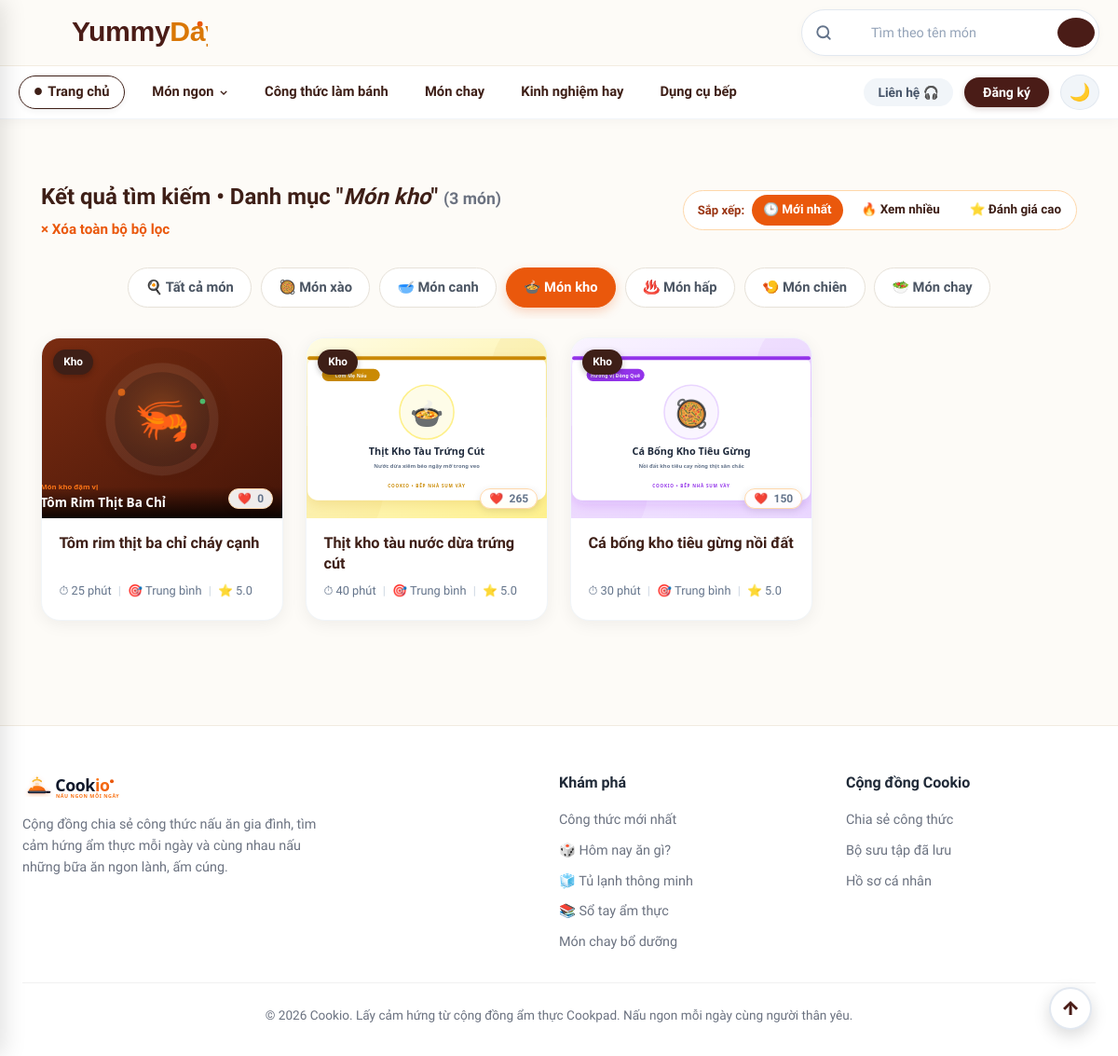
/index.php?cat=Món+kho, run on an earlier commit of the app's database.
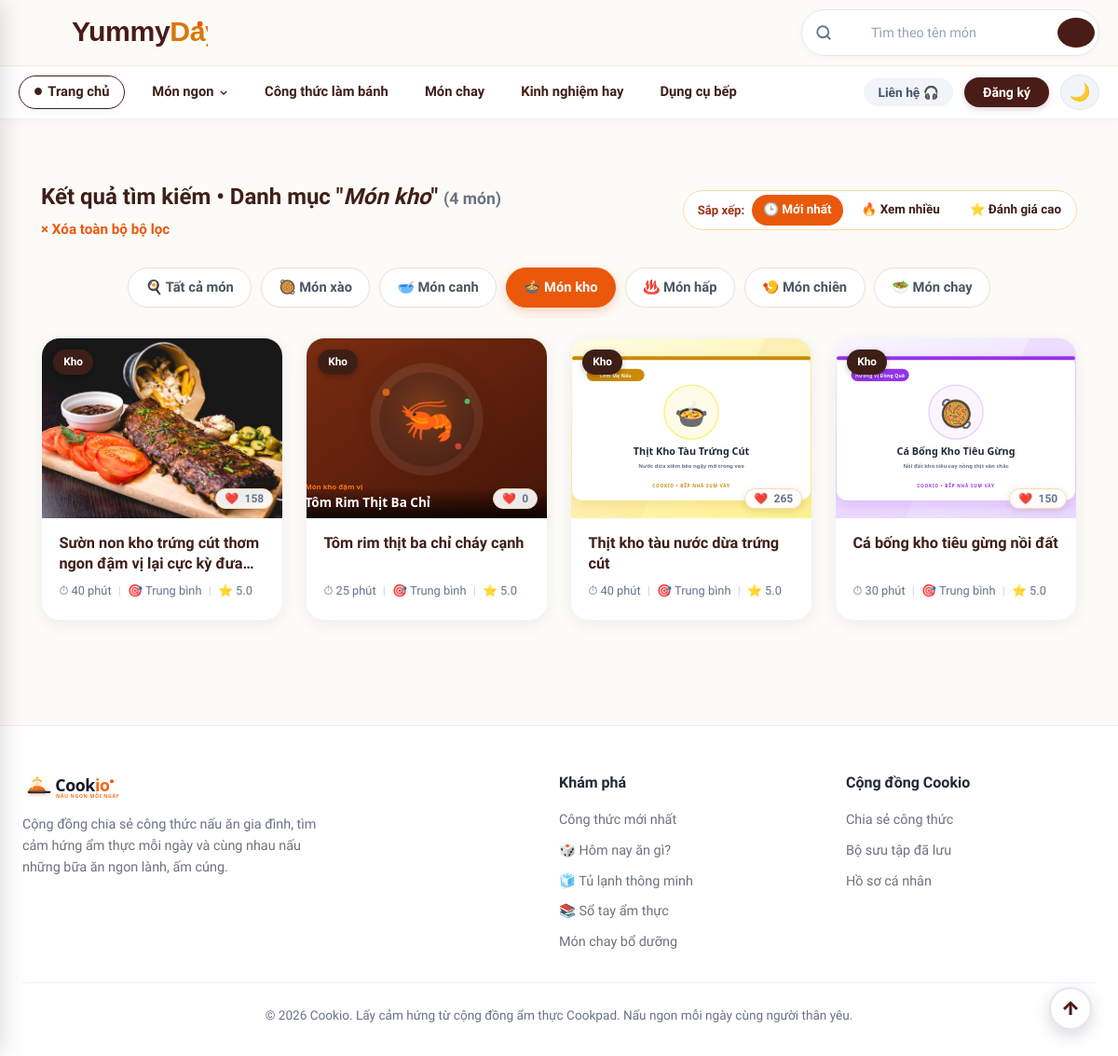
And on a later commit of the database.
### tables this page shows
CREATE TABLE recipes (
    id INT UNSIGNED AUTO_INCREMENT PRIMARY KEY,
    title VARCHAR(200) NOT NULL,
    description TEXT NULL,
    category VARCHAR(50) NOT NULL DEFAULT 'Món chính',
    cooking_time VARCHAR(50) NOT NULL DEFAULT '30 phút',
    servings VARCHAR(50) NOT NULL DEFAULT '2 - 4 người',
    ingredients TEXT NOT NULL,
    instructions TEXT NOT NULL,
    tips TEXT NULL,
    calories INT UNSIGNED NULL DEFAULT NULL,
    protein INT UNSIGNED NULL DEFAULT NULL,
    carbs INT UNSIGNED NULL DEFAULT NULL,
    fat INT UNSIGNED NULL DEFAULT NULL,
    dietary_tags VARCHAR(255) NULL DEFAULT NULL,
    image_url VARCHAR(255) NULL,
    author_id INT UNSIGNED NOT NULL,
    status ENUM('pending', 'approved', 'rejected') NOT NULL DEFAULT 'pending',
    views_count INT UNSIGNED NOT NULL DEFAULT 0,
    likes_count INT UNSIGNED NOT NULL DEFAULT 0,
    created_at TIMESTAMP NOT NULL DEFAULT CURRENT_TIMESTAMP,
    updated_at TIMESTAMP NOT NULL DEFAULT CURRENT_TIMESTAMP ON UPDATE CURRENT_TIMESTAMP,
    CONSTRAINT fk_recipes_author FOREIGN KEY (author_id) REFERENCES users(id) ON DELETE CASCADE,
    INDEX idx_recipes_status (status),
    INDEX idx_recipes_author (author_id),
    INDEX idx_recipes_category (category)
);

### config/config.php (called while the page is built, shortened)
<?php
function e(?string $value): string
{
    return htmlspecialchars($value ?? '', ENT_QUOTES, 'UTF-8');
}

### includes/db.php (called while the page is built, shortened)
<?php
require_once __DIR__ . '/../config/config.php';
function db(): PDO
{
    static $connection;
    if (!$connection instanceof PDO) {
        $connection = new PDO(
            'mysql:host=' . DB_HOST . ';dbname=' . DB_NAME . ';charset=utf8mb4',
            DB_USER,
            DB_PASS,
            [
                PDO::ATTR_ERRMODE => PDO::ERRMODE_EXCEPTION,
                PDO::ATTR_DEFAULT_FETCH_MODE => PDO::FETCH_ASSOC,
                PDO::ATTR_EMULATE_PREPARES => false,
            ]
        );
    }
    return $connection;
}

### index.php (the view, shortened to what the rows shown need)
<?php
require_once __DIR__ . '/config/config.php';
require_once __DIR__ . '/includes/db.php';
$searchQuery = trim((string) ($_GET['q'] ?? ''));
$selectedCategory = trim((string) ($_GET['cat'] ?? ''));
$sortBy = trim((string) ($_GET['sort'] ?? 'newest'));
$filterTime = trim((string) ($_GET['time'] ?? ''));
$filterCal = trim((string) ($_GET['cal'] ?? ''));
$filterDiet = trim((string) ($_GET['diet'] ?? ''));
$where = ["r.status = 'approved'"];
$params = [];
if ($selectedCategory !== '') {
    $where[] = "r.category = ?";
    $params[] = $selectedCategory;
}
$orderBy = match ($sortBy) {
    'popular'   => 'r.views_count DESC, r.created_at DESC',
    'top_rated' => 'avg_rating DESC, review_count DESC, r.created_at DESC',
    default     => 'r.created_at DESC',
};
$sql = "SELECT r.*, u.username AS author_name,
        COALESCE((SELECT ROUND(AVG(c.rating), 1) FROM comments c WHERE c.recipe_id = r.id), 5.0) AS avg_rating,
        (SELECT COUNT(*) FROM comments c WHERE c.recipe_id = r.id) AS review_count
        FROM recipes r
        JOIN users u ON u.id = r.author_id
        WHERE " . implode(' AND ', $where) . "
        ORDER BY " . $orderBy;
$stmt = db()->prepare($sql);
$stmt->execute($params);
$recipes = $stmt->fetchAll();
require __DIR__ . '/includes/header.php';
?>
<section class="recipe-section section-container" style="margin-top: 2rem; margin-bottom: 3rem;">
    <div class="section-heading" style="display:flex; justify-content:space-between; align-items:center; flex-wrap:wrap; gap:1rem; margin-bottom:1.25rem;">
        <div>
            <?php $hasAnyFilter = ($searchQuery !== '' || $selectedCategory !== '' || $filterTime !== '' || $filterCal !== '' || $filterDiet !== ''); ?>
            <?php if ($hasAnyFilter): ?>
                <h2 style="margin:0; font-size: 1.5rem; font-weight: 800; color: #3e1f17;">
                    Kết quả tìm kiếm
                    <?php if ($selectedCategory !== ''): ?> &bull; Danh mục "<em><?= e($selectedCategory) ?></em>"<?php endif; ?>
                    <span style="font-size: 1.1rem; color: #6b7280; font-weight: 600;">(<?= count($recipes) ?> món)</span>
                </h2>
            <?php else: ?>
                <h2 style="margin:0; font-size: 1.5rem; font-weight: 800; color: #3e1f17;">Tất cả công thức ẩm thực (<?= count($recipes) ?> món)</h2>
                <p style="margin: 0.25rem 0 0; color: #64748b; font-size: 0.9rem;">Khám phá toàn bộ món ngon được kiểm duyệt và chia sẻ bởi cộng đồng đầu bếp</p>
            <?php endif; ?>
        </div>
    </div>
    <div class="yummy-cards-grid">
        <?php foreach ($recipes as $recipe): ?>
            <?php
            $imgSrc = !empty($recipe['image_url']) ? BASE_URL . '/' . e($recipe['image_url']) : BASE_URL . '/assets/images/default-recipe.jpg';
            $badgeTag = match($recipe['category'] ?? '') {
                'Món chiên' => 'Chiên',
                'Món kho' => 'Kho',
                'Món hấp' => 'Hấp',
                'Món canh' => 'Canh',
                default => 'Xào'
            };
            ?>
            <article class="yummy-card">
                <div class="yummy-card-thumb-wrap">
                    <a href="<?= BASE_URL ?>/views/recipe-detail.php?id=<?= (int) $recipe['id'] ?>">
                        <img src="<?= $imgSrc ?>" alt="<?= e($recipe['title']) ?>" class="yummy-card-img" loading="lazy">
                    </a>
                    <span class="yummy-badge-pill"><?= $badgeTag ?></span>
                    <button type="button" class="yummy-quick-like-btn js-like-btn" data-recipe-id="<?= (int) $recipe['id'] ?>" title="Thả tim">
                        ❤️ <span class="like-count"><?= (int)($recipe['likes_count'] ?? 0) ?></span>
                    </button>
                </div>
                <div class="yummy-card-body">
                    <h3 class="yummy-card-title">
                        <a href="<?= BASE_URL ?>/views/recipe-detail.php?id=<?= (int) $recipe['id'] ?>">
                            <?= e($recipe['title']) ?>
                        </a>
                    </h3>
                    <div class="yummy-card-meta">
                        <span>⏱ <?= e($recipe['cooking_time']) ?></span>
                        <span class="meta-sep">|</span>
                        <span>🎯 Trung bình</span>
                        <span class="meta-sep">|</span>
                        <span>⭐ <?= $recipe['avg_rating'] ?></span>
                    </div>
                </div>
            </article>
        <?php endforeach; ?>
    </div>
</section>
<?php require __DIR__ . '/includes/footer.php'; ?>

What changed in the data, as far as the page shows it:
added recipes: image_url (picture), category "Kho", likes_count "158", title "Sườn non kho trứng cút thơm ngon đậm vị lại cực kỳ…", cooking_time "40 phút", avg_rating "5.0"
Also different on the page:
count($recipes): "3" → "4"
